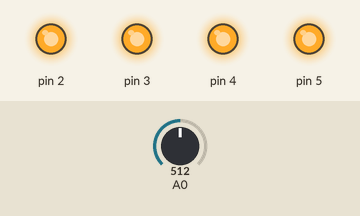
Recording of a sketch running on a simulated Arduino Uno, built with avr-gcc and run on an emulated ATmega328P. Shown: output pins drawn as LEDs (lit = HIGH). The inputs (shaded band) are chosen by the test bench; at power-on: A0 = 512.

Above: at 1.2 s.
1.3 s: A0 set to 644
2.8 s: A0 set to 671
At 3.2 s:
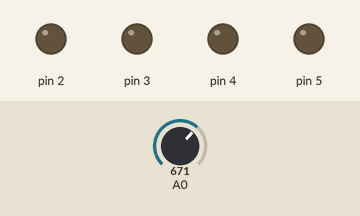
4.3 s: A0 set to 511
At 5.5 s:
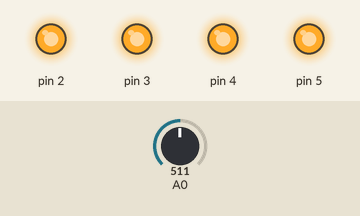
5.8 s: A0 set to 716
At 6.6 s:
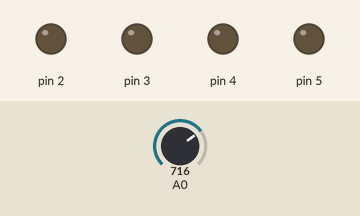
Timing chart, 0 to 8.3 s (numbered marks = the images above; inputs shaded):
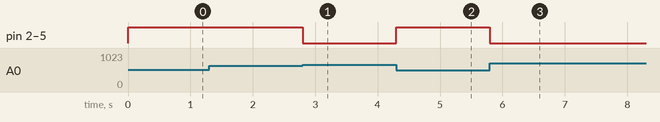

Measured:
- the behaviour switches between 655 and 656 on A0 (found by bisection; images 0 and 1)
- after the input at 1.3 s, every drawn part: stays the same
- after the input at 2.8 s, pin 2–5: HIGH → LOW at once
- after the input at 4.3 s, pin 2–5: LOW → HIGH at once
- after the input at 5.8 s, pin 2–5: HIGH → LOW at once

The sketch:

sketch_apr22a.ino
```cpp
int estado=0;
void setup()
{
  pinMode(2,OUTPUT);
  pinMode(3,OUTPUT);
  pinMode(4,OUTPUT);
  pinMode(5,OUTPUT);
  pinMode(A0,INPUT);
}

void loop()
{
  estado=analogRead(A0)*50;
  if(estado>1) digitalWrite(2,HIGH); else digitalWrite(2,LOW);
  if(estado>25) digitalWrite(3,HIGH); else digitalWrite(3,LOW);
  if(estado>50) digitalWrite(4,HIGH); else digitalWrite(4,LOW);
  if(estado>100) digitalWrite(5,HIGH); else digitalWrite(5,LOW);
}
```
